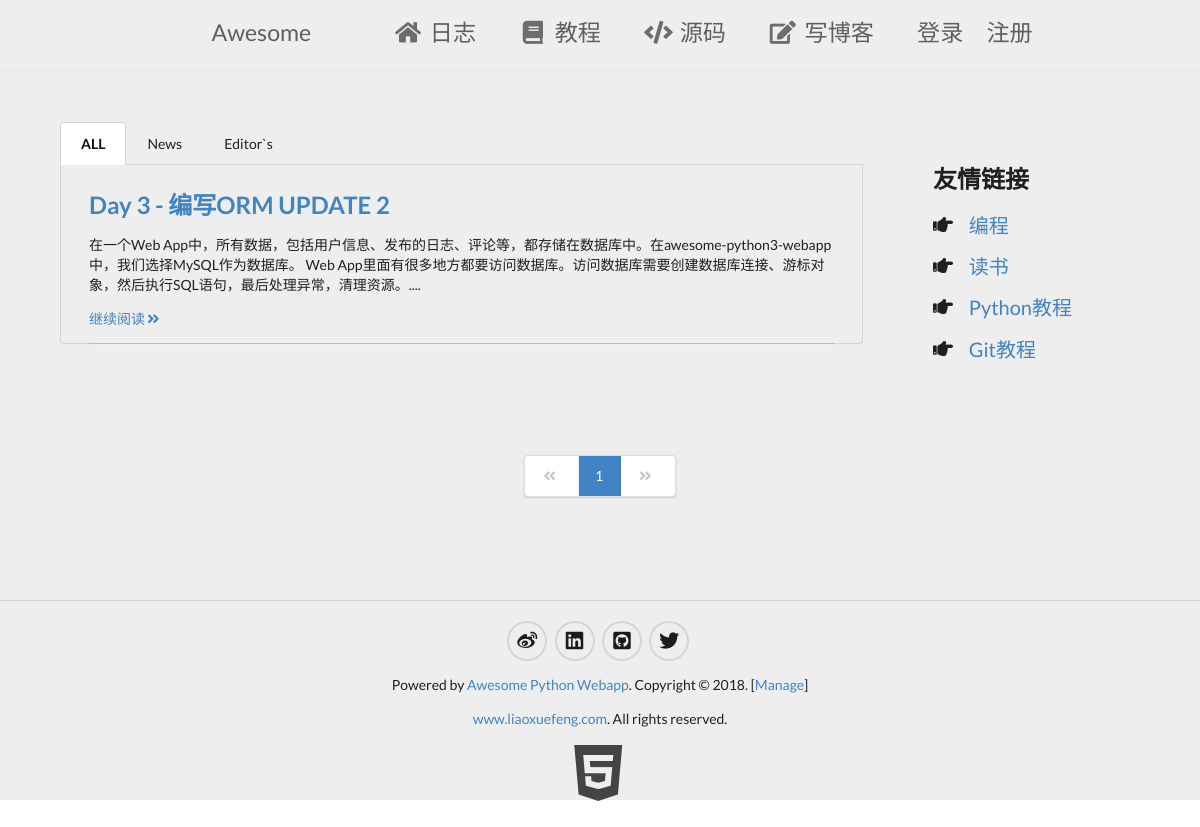
/blogs/, run on an earlier commit of the app's database.
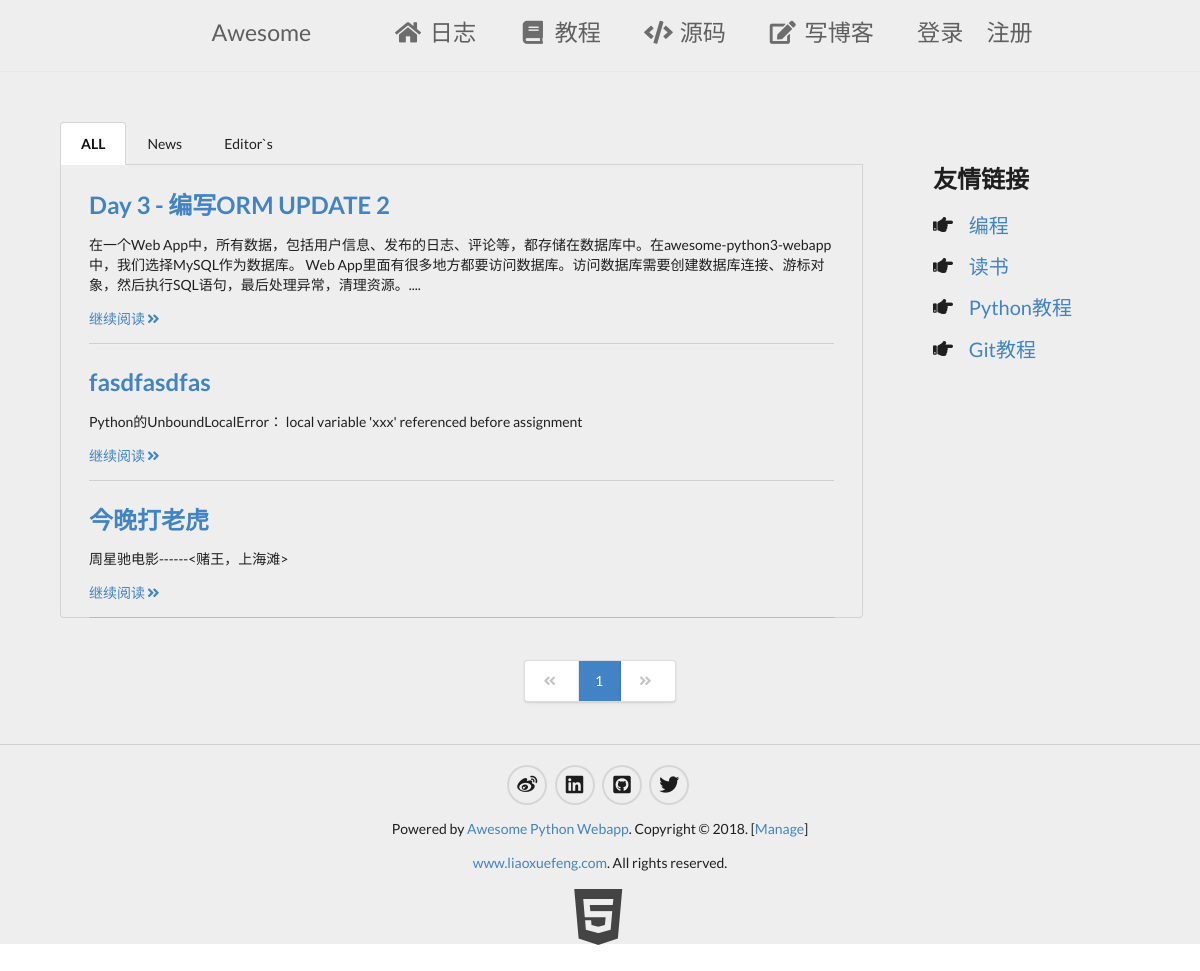
And on a later commit of the database.
### firstapp/models.py (models this page shows)
class Blog(models.Model):
    user_name = models.ForeignKey(to = User, related_name = "under_blog",on_delete=models.CASCADE, null = True, blank = True )
    name = models.CharField(null = True, blank=True, max_length = 50 )
    summary = models.TextField(null =True)
    content = models.TextField(null =True)
    news_choice = models.NullBooleanField()
    editors_choice = models.NullBooleanField()
    def __str__(self):
        return self.name

### firstapp/coreweb.py (called while the page is built)
	def __call__(self, *args, **kw):
		print("ResponseHandler====================>args:",args)
		print("ResponseHandler====================>kw:",kw)
		try:
			r =  self._func(*args, **kw)
			return r
		except :
			raise

### firstapp/templatetags/summary_wordcount.py (called while the page is built)
@register.filter(name="slice_words")
def slice_words(summary,limit):
	limit = eval(limit)
	return summary if len(summary) < limit else summary[:limit+1]+"...."

### firstapp/views.py (called while the page is built)
def path_to_session(func):
	def wrapper(*args,**kw):
		if args[0].session.get("url"):
			print(args[0].session["url"])
			del args[0].session["url"]
		args[0].session["url"] = args[0].path
		print(args[0].session["url"])
		print(args[0].path)
		return func(*args,**kw)
	return wrapper

@path_to_session
def blogs(request, cate = None):
	if cate =="editors":
		blogs = Blog.objects.filter(editors_choice = True)
		blogs_count = len(blogs)
	elif cate == "news":
		blogs = Blog.objects.filter(news_choice = True)
		blogs_count = len(blogs)
	else:
		blogs_count = Blog.objects.count()
	context = {}
	page_index = int(request.GET.get("page",1))
	print(page_index)
	page = Pager(blogs_count,page_index)
	if cate =="editors":
		blogs = blogs[page.offset:page.limit]
	elif cate == "news":
		blogs = blogs[page.offset:page.limit]
	else:
		blogs = Blog.objects.all()[page.offset:page.limit]
	print("blogs===================>",blogs)
	context["blogs"] = blogs
	context["page"] = page
	return render(request, "blogs.html", context)

### firstapp/templates/blogs.html (shortened to what this page needs)
{% extends '__base__.html' %}
{% load summary_wordcount %}
{% load pagetag %}
{% load staticfiles %}
{% block beforehead %}
<link rel="stylesheet" type="text/css" href="{% static 'css/content.css' %}" charset="utf-8">
{% endblock %}
{% block blog %}
    <div class="ui top attached tabular  menu">
        {%  if 'editors' in request.path %}
            <a href="{% url 'blogs' %}" class="item">ALL</a>
            <a href="{% url 'blogs' %}news" class="item">News</a>
            <a href="{% url 'blogs' %}editors" class="active item">Editor`s</a>
        {%  elif 'news' in request.path %}
            <a href="{% url 'blogs' %}" class="item">ALL</a>
            <a href="{% url 'blogs' %}news" class="active item">News</a>
            <a href="{% url 'blogs' %}editors" class="item">Editor`s</a>
        {%  else %}
            <a href="{% url 'blogs' %}" class="active item">ALL</a>
            <a href="{% url 'blogs' %}news" class="item">News</a>
            <a href="{% url 'blogs' %}editors" class="item">Editor`s</a>
        {% endif %}
    </div>
    <div class="ui basic bottom attached  segment">
        {% for blog in blogs %}
            <div class="ui basic segment blogs">
                <h2 class="ui header title"><a href="{% url 'blog' blog.name %}">{{blog.name}}</a></h2>
                <p class="blog_summary">{{blog.summary|slice_words:"150"}}</p>
                <p><a href="{% url 'blog' blog.name %}">继续阅读<i class="angle double right icon"></i></a></p>
                <div class="ui divider"></div>
            </div>
        {% endfor %}
    </div>
{% endblock %}
{% block pager %}
	<div class="ui center aligned very padded vertical segment container ">
		<div class="ui pagination white  menu">
			{% if page.has_prevoius %}
				<a href="?page={{ page.prev_page }}" class="item">
					<i class="angle blue double left icon"></i>
				</a>
			{% else %}
				<div href="?page={{ page.start_index }}" class="disabled item">
					<i class="angle double left icon"></i>
				</div>
			{% endif %}
			{% for pg in page.page_range %}
				{% circle_page page pg %}
			{% endfor %}
			{% if page.has_next %}
				<a href="?page={{ page.next_page }}" class="item">
					<i class="angle blue double right icon"></i>
				</a>
			{% else %}
				<div  class="disabled item">
					<i class="angle double right icon"></i>
				</div>
			{% endif %}
		</div>
	</div>
{% endblock %}

### firstapp/templates/__base__.html (shortened to what this page needs)
<!DOCTYPE html>
{% load staticfiles %}
<html>
<head>
	<link rel="stylesheet" type="text/css" href="{% static 'css/semantic.min.css' %}" charset="utf-8">
	<link rel="stylesheet" type="text/css" href="{% static 'css/header.css' %}" charset="utf-8">
	<link rel="stylesheet" type="text/css" href="{% static 'css/footer.css' %}" charset="utf-8">
	{% block beforehead %}  {% endblock %}
</head>
<body>
	<div id="main">
		<div class="ui vertical segment header">
			<div class="ui text menu header">
				<div class="item">
					<span id="awesome">Awesome</span>
				</div>
				<a href="{% url 'blogs' %}" class="item awesome"><i class="home icon"></i>日志</a>
				<a href="http://www.liaoxuefeng.com/" class="item awesome"><i class="book icon"></i>教程</a>
				<a href="https://github.com/WenXiDA/DjangoBlog" class="item awesome"><i class="code icon"></i>源码</a>
				<a href="{% url 'edit_blog'  %}" class="item awesome"><i class="edit icon"></i>写博客</a>
				<div class="right menu">
					{% if request.session.user %}
						<div class="ui dropdown item">
							<i class="user icon"></i>
							<span>{{request.session.user}}</span>
							<div class="menu">
								<a href="{% url 'logout' %}" class="item">登出</a>
								<a href="{% url 'myblogs' %}" class="item">我的博客</a>
							</div>
						</div>
					{% else %}
						<a href="{% url 'login' %}" class="item">登录</a>
						<a href="{% url 'regist' %}" class="item">注册</a>
					{% endif %}
				</div>
			</div>
		</div>
		<div id="content" class="ui container" style="width: 90%;">
			{% block content %}
				<div class="ui grid">
					<div class="twelve wide column ">
						{% block blog %}
						{% endblock %}
					</div>
					<div class="four wide column">
						<div class="ui basic very padded segment  ">
							<div class="ui list">
								<div class="item header">
									<div class="content">
										<h2 class="ui header">友情链接</h2>
									</div>
								</div>
								<div class="item">
									<i class="pointing right icon"></i>
									<div class="content">
										<a href="#">编程</a>
									</div>
								</div>
								<div class="item">
									<i class="pointing right icon"></i>
									<div class="content">
										<a href="#">读书</a>
									</div>
								</div>
								<div class="item">
									<i class="pointing right icon"></i>
									<div class="content">
										<a href="#">Python教程</a>
									</div>
								</div>
								<div class="item">
									<i class="pointing right icon"></i>
									<div class="content">
										<a href="#">Git教程</a>
									</div>
								</div>
							</div>
						</div>
					</div>
				</div>
			{% endblock %}
		</div>
		<div class="pager">
			{% block pager %}{% endblock %}
		</div>
		<div id="footer">
			<div class="ui basic horizontal segment">
				<a href="#" ><i class=" black circular weibo icon"></i></a>
				<a href="#" ><i class=" black circular linkedin icon"></i></a>
				<a href="#" ><i class=" black circular github square icon"></i></a>
				<a href="#" ><i class=" black circular twitter icon"></i></a>
			</div>
			<div class="ui basic segment intr">
				<p>Powered by <a href="#">Awesome Python Webapp</a>. Copyright &copy; 2018. [<a href="/manage/" target="_blank">Manage</a>]</p>
			</div>
			<div class="ui basic segment intr">
				<p><a href="http://www.liaoxuefeng.com/" target="_blank">www.liaoxuefeng.com</a>. All rights reserved.</p>
			</div>
	        <div class="ui basic segment intr">
	        	 <a target="_blank" href="#"><i class="html5 icon" style="font-size:64px; color: #444; margin-top: 20px;"></i></a>
	    	</div>
		</div>
	</div>
</body>
</html>

### firstapp/static/css/header.css (style rules this page uses)
.ui.vertical.segment.header { border-bottom: solid 1px #e8e8e8; margin-top: 0px; margin-bottom: 50px; padding: 0px 0px 5px 0px; }
#awesome { margin-right: 60px; }
.ui.text.menu.header { margin: 0px; padding: 0px 200px; }
.ui.text.menu.header >.right.menu { margin-right: 50px; }
.ui.text.menu.header > .item.awesome { margin-right: 20px ; }
.ui.list> .item { font-size: 20px; margin-bottom: 10px; }

### firstapp/static/css/footer.css (style rules this page uses)
body,html { margin: 0; padding: 0; height:100%; }
#main { background:#eee; min-height: 100%; position: relative; }
#content { padding-bottom:0px; }
.pager { padding-bottom:200px; }
#footer { position:absolute; bottom:0; width:100%; height:200px; background: #eee; }
#footer > .ui.basic.segment.intr { text-align: center; margin-top: 0px; padding: 0px; }
.ui.basic.horizontal.segment { font-size: 20px; text-align: center; padding-top: 20px; padding-bottom:0px; border-top: solid 1px rgba(34,36,38,.15) }

### firstapp/static/css/content.css (style rules this page uses)
#current_page { color: white; background: #4183c4; }
.ui.basic.bottom.attached.segment { padding-bottom: 0px; }
.ui.basic.segment.blogs { padding-bottom: 0PX; margin-bottom: 0PX; }
.ui.basic.segment.blogs > .ui.divider { margin-bottom: -2px; }

What changed in the data, as far as the page shows it:
added Blog: name "fasdfasdfas", summary "Python的UnboundLocalError： local variable 'xxx' referenced before assignment"
added Blog: name "今晚打老虎", summary "周星驰电影------<赌王，上海滩>"
